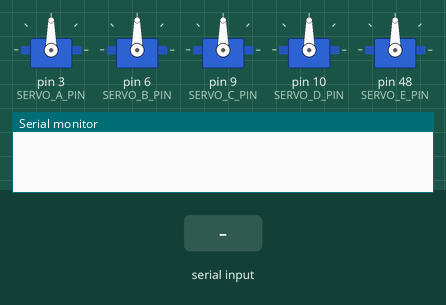
Simulated run of this sketch. Board: Arduino Mega 2560, built with avr-gcc and run on an emulated ATmega2560. Shown: 5 × servo, the last lines printed to the serial monitor. Inputs (shaded band) come from the test bench.

Above: at 1.2 s.
1.3 s: "A\n" received over Serial
At 2.0 s:
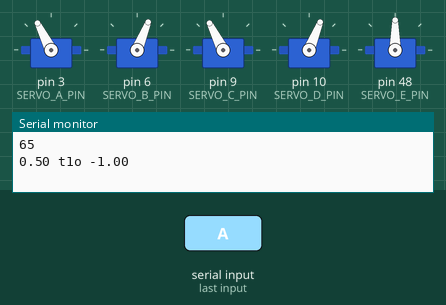
2.8 s: "B\n" received over Serial
At 3.1 s:
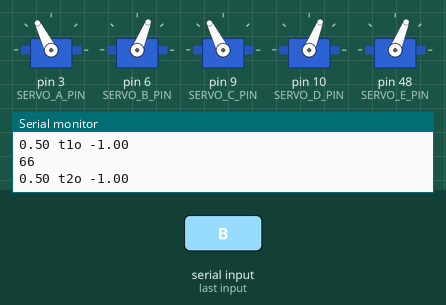
Timing chart, 0 to 5.8 s (numbered marks = the images above; inputs shaded):
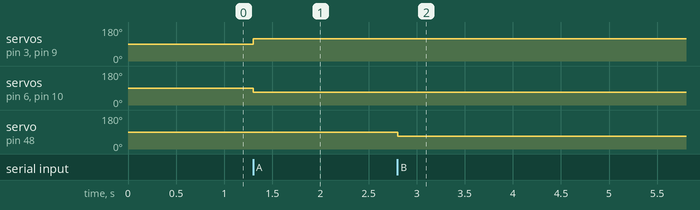

Measured:
- after the input at 1.3 s, servo on pin 3 (SERVO_A_PIN), servo on pin 9 (SERVO_C_PIN): 90° → 117° at once; servo on pin 6 (SERVO_B_PIN), servo on pin 10 (SERVO_D_PIN): 90° → 68° at once
- after the input at 2.8 s, servo on pin 48 (SERVO_E_PIN): 90° → 68° at once

The sketch:

Control_Motor_Simple.ino
```cpp
/**
 *  Control_Motor_Simple
 *
 *  A simple project that controls the speed of a motor
 *  attached to a RoboClaw through serial input.
 *
 *  Mode 2 Setting 3
 *
 *  Serial Encoding:
 *  40 - 100% forward
 *  30 - 50% forward
 *  20 - 0% stop
 *  10 - 50% reverse
 *   0 - 100% reverse
 *
 *  To view the Serial Monitor:
 *  Control + Shift + M or Tools > Serial Monitor
 *
 *  Created 18 October 2015
 *  Logan Rickert
 */

#include <Servo.h>

// Defines constants for motor pulse.
const int FULL_REVERSE = 1250;
const int STOP = 1500;
const int FULL_FORWARD = 1750;
const int SERVO_RANGE = FULL_FORWARD - STOP;

// Defines the ASCII 0 offset.
const int ASCII_0_OFFSET = 48;

// Attaches an RC signal on this pin that controls servoA.
const int SERVO_A_PIN = 3;
const int SERVO_B_PIN = 6;
const int SERVO_C_PIN = 9;
const int SERVO_D_PIN = 10;
const int SERVO_E_PIN = 48;

// Creates a new Servo object to control RoboClaw A.
Servo servoA;
Servo servoB;
Servo servoC;
Servo servoD;
Servo servoActuator;

// How fast servo A is moving, based on percentage.
// 0 - 49% = Reverse
// 50% = Stop
// 51 - 100% = Foward
float servoAPercent;
float actuatorPercent;

// Check to see if we've updated the speed. If we have,
// write the new value to servoA.
float lastServoAPercent;
float lastActuatorPercent;

// Tells the program if a new line has come in on serial
int newLine;

// Tells the program what the entire number that came in on serial was.
int lineNumber;

// Tells which command it is.
int command;

/**
 *  This is the first method to run. Runs only once, at the
 *  start of the program.

 *  Attaches the servo motors and sets intial speed to stop.
 */
void setup() {
  // Attaches the RC signal on pin SERVO_A_PIN to the servo object
  servoA.attach(SERVO_A_PIN);
  servoB.attach(SERVO_B_PIN);
  servoC.attach(SERVO_C_PIN);
  servoD.attach(SERVO_D_PIN);
  servoActuator.attach(SERVO_E_PIN);

  // Sets up the Serial libray at 9600 bps (bits per second).
  Serial.begin(9600);

  // There are no new complete numbers from serial yet.
  newLine = 0;
  lineNumber = 0;
  command = 0;

  // Start servo A at speed 50.
  servoAPercent = .50;
  actuatorPercent = .50;

  lastServoAPercent = servoAPercent;
  lastActuatorPercent = actuatorPercent;
}

/**
 *  This method is called directly after setup() and
 *  is called forever as soon as it finishes.

 *  Sets the speed of the motor.
 */
void loop() {
  // Checks if any new serial data has come through.
  // If so, change @servoASpeed.
  // Args: &rate, offset, modifier
  updateRate(servoAPercent, actuatorPercent, 0, 1);

  // Checks to see if the speed has changed.
  // If it has, update the servo's speed.
  if (servoAPercent != lastServoAPercent) {
    // Writes the new speed to the RoboClaw's A motor.
    servoA.writeMicroseconds(STOP + (SERVO_RANGE * -servoAPercent));
    servoB.writeMicroseconds(STOP - (SERVO_RANGE * -servoAPercent));

    servoC.writeMicroseconds(STOP + (SERVO_RANGE * -servoAPercent));
    servoD.writeMicroseconds(STOP - (SERVO_RANGE * -servoAPercent));

    lastServoAPercent = servoAPercent;
  }

  if (actuatorPercent != lastActuatorPercent) {
    servoActuator.writeMicroseconds(STOP + (SERVO_RANGE * actuatorPercent));
  }
}

/**
 *  Changes the @rate value that is passed in if
 *  a new value has been read in from serial. Value is
 *  clamped to [1-21].

 *  @rate - The value to change if a new number has been
 *  passed in through serial.
 *  @offset - Offsets the number added to rate
 *  @modifier - Multipies the delta * offset
 */
void updateRate(float &rateA, float &rateB, int offset, int modifier) {
  // Check to see if there is a new number at serial we haven't
  // read in yet.
  if (Serial.available() > 0) {
    getLineNumberFromSerial();
  }

  // Check if a new number from serial has been read in.
  if (newLine) {
    // Get number from serial and ensure number is between 1
    // and 21.
    int delta = clamp(lineNumber, 0, 40);

    // Get the percentage with 11 being 0%.
    // Will be between -100% and 100%.
    Serial.println(command);
    if (command == 'A') {
      Serial.print(rateA);
      rateA = ((delta - 20) / 20.0);
      Serial.print(" t1o ");
      Serial.println(rateA);
    } else if (command == 'B') {
      Serial.print(rateB);
      rateB = ((delta - 20) / 20.0);
      Serial.print(" t2o ");
      Serial.println(rateB);
    }

    // Reset the values.
    newLine = 0;
    lineNumber = 0;
    command = 0;
  }
}

/**
 *  Gets the entire number passed in through serial, ending in a newline.
 *  Sets newLine equal to 1 once the entire number has been read in.
 *  The entire number is stored in lineNumber.
 */
void getLineNumberFromSerial() {
  if (Serial.available() > 0) {
    char character = Serial.read();

    // If we have reached the end of the line.
    if (character == '\n') {
      Serial.println(character);
      newLine = 1;
    } else {
      if (command == 0) {
        command = character;
      } else {
        // Make room for new number
        lineNumber *= 10;
        // Add number to end of lineNumber.
        lineNumber += (character - ASCII_0_OFFSET);
      }
    }
  }
}

/**
 *  If the number is greater than HIGH or less than LOW, the
 *  number is clamped to HIGH or LOW and returned.

 *  @number - The number to be clamped and returned.
 *  @high - The upper limit of the number.
 *  @low - The lower limit of the number.
 */
int clamp(int number, int low, int high) {
  if (number > high) number = high;
  if (number < low) number = low;
  return number;
}
```
